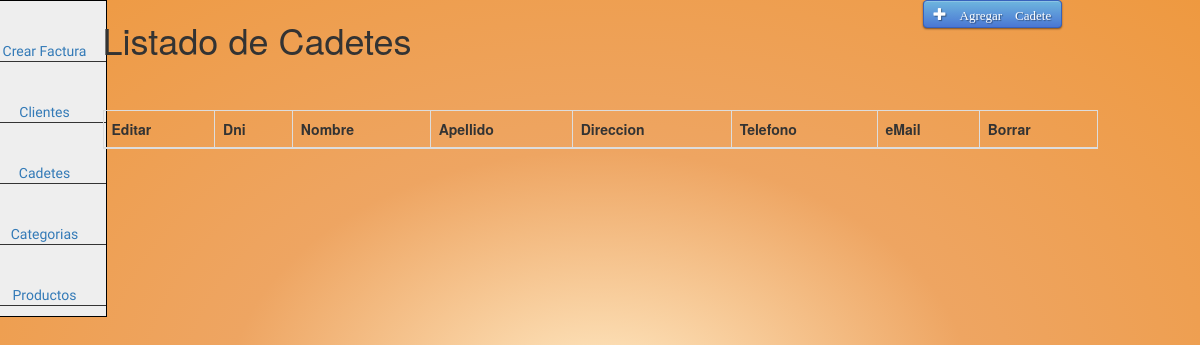
Before: /php/abmCadetes.php (signed in) with the older database file.
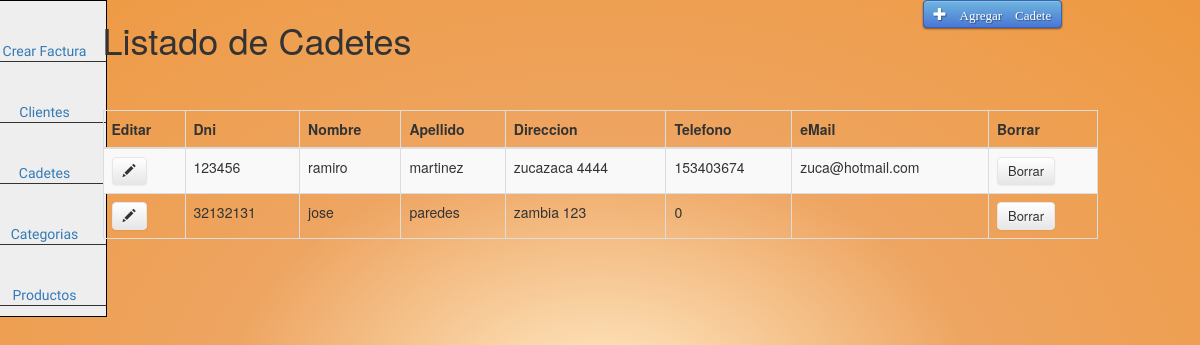
After: the same page with the newer database file.
### tables this page shows
CREATE TABLE IF NOT EXISTS `cadetes` (
  `dni` int(8) NOT NULL,
  `usuarios_username` varchar(45) NOT NULL,
  `nombre` varchar(45) NOT NULL,
  `apellido` varchar(25) NOT NULL,
  `direccion` varchar(45) NOT NULL,
  `telefono` int(20) DEFAULT NULL,
  `email` varchar(45) DEFAULT NULL,
  PRIMARY KEY (`dni`,`usuarios_username`),
  KEY `fk_cadetes_usuarios1_idx` (`usuarios_username`)
);

### php/busquedaCadetes.php (called while the page is built, shortened)
<?php
$sql = "SELECT * FROM cadetes where usuarios_username='" . $_SESSION['usuario'] . "'";

### php/abmCadetes.php (the view, shortened to what this page needs)
<?php
include_once("cabecera.php");
?>
<body class="fondo">
<?php include("menuLateral.php"); ?>
<div id="container">
    <div class="row">
        <div class="col-md-8 col-md-offset-1">
            <h1>Listado de Cadetes</h1>
        </div>
        <div class="col-md-2">
            <button type="button" class="btn btn-primary" onClick="crear()"><span class="glyphicon glyphicon-plus"
                                                                                  aria-hidden="true"> Agregar Cadete
            </button>
        </div>
    </div>
    <br/><br/>
    <div class="row">
        <div class="col-md-10 col-md-offset-1">
            <table class="table table-striped table-bordered table-hover" id="dataTables-addControls">
                <thead>
                <tr><th>Editar</th>
                    <th>Dni</th>
                    <th>Nombre</th>
                    <th>Apellido</th>
                    <th>Direccion</th>
                    <th>Telefono</th>
                    <th>eMail</th>
                    <th>Borrar</th>
                </tr>
                </thead>
                <tbody>
                <?php
                include("busquedaCadetes.php");
                $rs = mysqli_query($db, $sql);
                if ($rs) {
                    while ($r = mysqli_fetch_array($rs)) {
                        ?>
                        <tr>
                            <td>
                                <button type="button" class="btn btn-warning" onClick="editar(<?php echo $r["dni"] ?>)">
                                    <span class="glyphicon glyphicon-pencil" aria-hidden="true"></button>
                            </td>
                            <td><?php echo $r["dni"]; ?></td>
                            <td><?php echo $r["nombre"]; ?></td>
                            <td><?php echo $r["apellido"]; ?></td>
                            <td><?php echo $r["direccion"]; ?></td>
                            <td><?php echo $r["telefono"]; ?></td>
                            <td><?php echo $r["email"]; ?></td>
                            <td>
                                <button type="button" class="btn btn-danger" onClick="borrar(<?php echo $r["dni"] ?>)">
                                    Borrar
                                </button>
                            </td>
                        </tr>
                        <?php
                    }
                }
                ?>
                </tbody>
            </table>
        </div>
    </div>
</div>
</body>
</html>

### php/cabecera.php (shortened to what this page needs)
<!DOCTYPE html>
<html lang="en">
<head>
    <link rel="stylesheet" href="https://maxcdn.bootstrapcdn.com/bootstrap/3.3.6/css/bootstrap.min.css"
>
    <link rel="stylesheet" type="text/css" href="/css/estiloLogin.css">
    <link rel="stylesheet/less" type="text/css" href="/css/barraArriba.less">
    <link rel="stylesheet" type="text/css" href="/css/estilo.css">
</head>

### php/menuLateral.php (shortened to what this page needs)
<?php
include_once("cabecera.php");
?>
<link rel="stylesheet" href="https://maxcdn.bootstrapcdn.com/font-awesome/4.5.0/css/font-awesome.min.css">
<link rel="stylesheet" type="text/css" href="/css/menuLateral.css">
<nav class="nav2">
    <ul>
        <li class="li2 bordeInferior"><a href="crearFactura.php">Crear Factura</a></li>
        <li class="li2 bordeInferior"><a href="abmClientes.php">Clientes</a></li>
        <li class="li2 bordeInferior"><a href="abmCadetes.php">Cadetes</a></li>
        <li class="li2 bordeInferior"><a href="crearCategoria.php">Categorias</a></li>
        <li class="li2 bordeInferior"><a href="abmProductos.php">Productos</a></li>
    </ul>
</nav>

### css/estiloLogin.css (style rules this page uses)
.btn { display: inline-block; *display: inline; *zoom: 1; padding: 4px 10px 4px; margin-bottom: 0; font-size: 13px; line-height: 18px; color: #333333; text-align: center; text-shadow: 0 1px 1px rgba(255, 255, 255, 0.75); vertical-align: middle; background-color: #f5f5f5; background-image: -moz-linear-gradient(top, #ffffff, #e6e6e6); background-image: -ms-linear-gradient(top, #ffffff, #e6e6e6); background-image: -webkit-gradient(linear, 0 0, 0 100%, from(#ffffff), to(#e6e6e6)); background-image: -webkit-linear-gradient(top, #ffffff, #e6e6e6); background-image: -o-linear-gradient(top, #ffffff, #e6e6e6); background-image: linear-gradient(top, #ffffff, #e6e6e6); background-repeat: repeat-x; filter: progid:dximagetransform.microsoft.gradient(startColorstr=#ffffff, endColorstr=#e6e6e6, GradientType=0); border-color: #e6e6e6 #e6e6e6 #e6e6e6; border-color: rgba(0, 0, 0, 0.1) rgba(0, 0, 0, 0.1) rgba(0, 0, 0, 0.25); border: 1px solid #e6e6e6; -webkit-border-radius: 4px; -moz-border-radius: 4px; border-radius: 4px; -webkit-box-shadow: inset 0 1px 0 rgba(255, 255, 255, 0.2), 0 1px 2px rgba(0, 0, 0, 0.05); -moz-box-shadow: inset 0 1px 0 rgba(255, 255, 255, 0.2), 0 1px 2px rgba(0, 0, 0, 0.05); box-shadow: inset 0 1px 0 rgba(255, 255, 255, 0.2), 0 1px 2px rgba(0, 0, 0, 0.05); cursor: pointer; *margin-left: .3em; }
.btn-primary, .btn-primary:hover { text-shadow: 0 -1px 0 rgba(0, 0, 0, 0.25); color: #ffffff; }
.btn-primary { background-color: #0e52d4; background-image: -moz-linear-gradient(top, #6eb6de, #4a77d4); background-image: -ms-linear-gradient(top, #6eb6de, #4a77d4); background-image: -webkit-gradient(linear, 0 0, 0 100%, from(#6eb6de), to(#4a77d4)); background-image: -webkit-linear-gradient(top, #6eb6de, #4a77d4); background-image: -o-linear-gradient(top, #6eb6de, #4a77d4); background-image: linear-gradient(top, #6eb6de, #4a77d4); background-repeat: repeat-x; filter: progid:dximagetransform.microsoft.gradient(startColorstr=#6eb6de, endColorstr=#4a77d4, GradientType=0); border: 1px solid #3762bc; text-shadow: 1px 1px 1px rgba(0, 0, 0, 0.4); box-shadow: inset 0 1px 0 rgba(255, 255, 255, 0.2), 0 1px 2px rgba(0, 0, 0, 0.5); }
* { -webkit-box-sizing: border-box; -moz-box-sizing: border-box; -ms-box-sizing: border-box; -o-box-sizing: border-box; box-sizing: border-box; }
html { width: 100%; height: 100%; overflow: hidden; }

### css/estilo.css (style rules this page uses)
.fondo { background: radial-gradient(ellipse at center, rgb(255, 235, 199) 0%, rgb(238, 165, 98) 44%, rgb(238, 153, 64) 100%); }
.bordeInferior { border-bottom: 1px solid; }

### css/menuLateral.css (style rules this page uses)
body { background: radial-gradient(ellipse at center, rgb(255, 235, 199) 0%, rgb(238, 165, 98) 44%, rgb(238, 153, 64) 100%); }
.nav2 { border: 1px solid black; position: absolute; float:left; background-color: #eeeeee; width: 115px; height: auto; margin-left: -110px; margin-top: 0px; transition-property: margin-left; transition-duration: 0.1s; transition-timing-function:ease-out; }
.nav2 .li2 { padding-top: 5vh; margin-left: -50px; text-align: center; font-family: 'Indie Flower', cursive; }

Changed rows visible on the page:
added cadetes: dni "123456", nombre "ramiro", apellido "martinez", direccion "zucazaca 4444", telefono "153403674", email "zuca@hotmail.com"
added cadetes: dni "32132131", nombre "jose", apellido "paredes", direccion "zambia 123", telefono "0"
